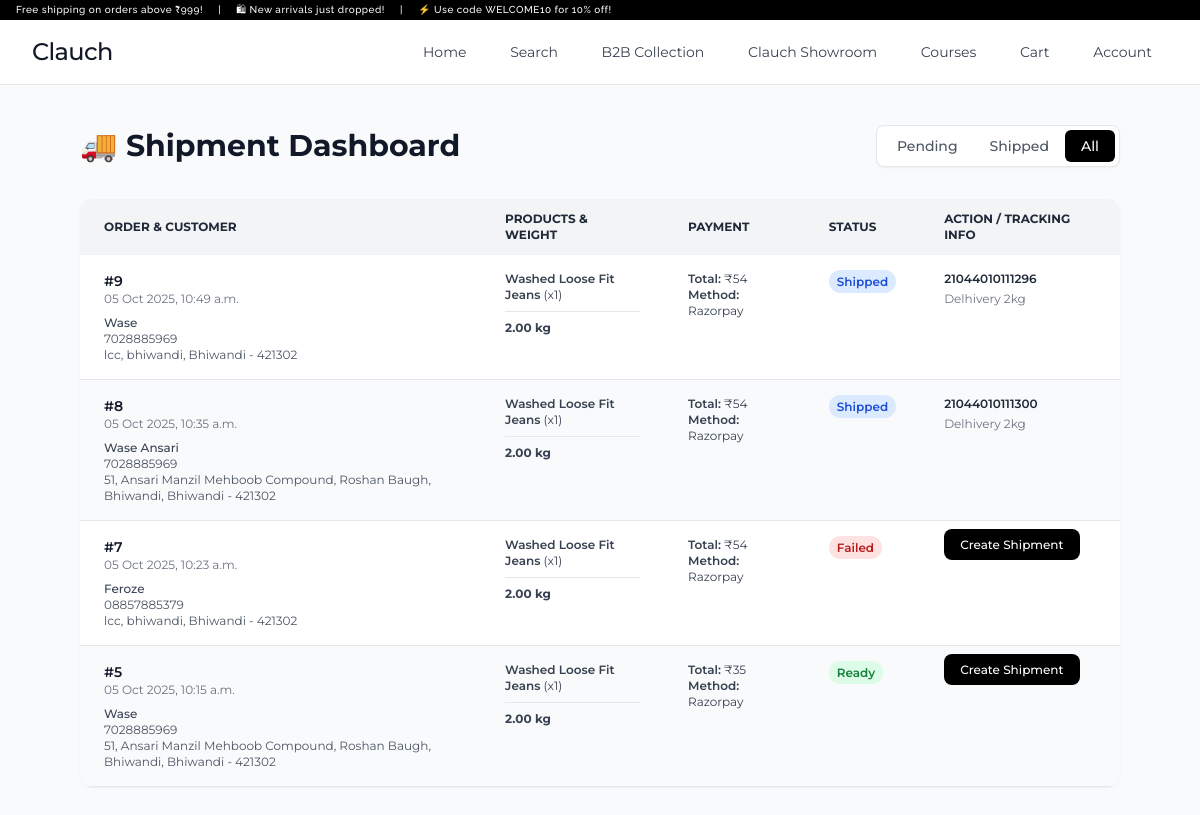
Page /order/admin/shipments/all/ (signed in) on the committed database.
### order/models.py (models this page shows, shortened)
class Order(models.Model):
    PAYMENT_CHOICES = (
        ('COD', 'Cash on Delivery'),
        ('RZP', 'Razorpay'),
    )
    STATUS_CHOICES = (
        ('PENDING', 'Pending'),
        ('PAID', 'Paid'),
        ('SHIPMENT_FAILED', 'Shipment Failed'), # <-- NEW STATUS ADDED
        ('SHIPPED', 'Shipped'),
        ('DELIVERED', 'Delivered'),
        ('CANCELLED', 'Cancelled'),
    )
    user = models.ForeignKey(CustomUser, on_delete=models.CASCADE)
    full_name = models.CharField(max_length=100)
    phone = models.CharField(max_length=15)
    email = models.EmailField(blank=True)
    address = models.TextField()
    city = models.CharField(max_length=100)
    state = models.CharField(max_length=100)
    pincode = models.CharField(max_length=10)
    payment_method = models.CharField(max_length=10, choices=PAYMENT_CHOICES)
    payment_id = models.CharField(max_length=100, blank=True, null=True, help_text="The Razorpay Payment ID (pay_...)")
    razorpay_order_id = models.CharField(max_length=100, blank=True, null=True, help_text="The Razorpay Order ID (order_...)")
    status = models.CharField(max_length=20, choices=STATUS_CHOICES, default='PENDING')
    subtotal = models.DecimalField(max_digits=10, decimal_places=2, default=0.00, help_text="Total price of products before discount and shipping.")
    shipping_charge = models.DecimalField(max_digits=10, decimal_places=2, default=0.00)
    coupon_code = models.CharField(max_length=50, blank=True, null=True)
    discount_amount = models.DecimalField(max_digits=10, decimal_places=2, default=0.00)
    grand_total = models.DecimalField(max_digits=10, decimal_places=2, default=0.00, help_text="The final amount paid by the customer.")
    shipping_service_name = models.CharField(max_length=100, blank=True, null=True, default=None, help_text="e.g., Delhivery, XpressBees")
    tracking_id = models.CharField(max_length=100, blank=True, null=True, default=None, help_text="AWB Number from the courier")
    shipping_label_url = models.URLField(blank=True, null=True, default=None, help_text="URL to the shipping label PDF")
    created_at = models.DateTimeField(auto_now_add=True)

class OrderItem(models.Model):
    order = models.ForeignKey(Order, on_delete=models.CASCADE, related_name='items')
    product = models.ForeignKey(Product, on_delete=models.SET_NULL, null=True)
    color = models.ForeignKey(ProductColor, on_delete=models.SET_NULL, null=True)
    quantity = models.PositiveIntegerField()
    product_name = models.CharField(max_length=255)
    product_image = models.ImageField(upload_to='order_snapshots/')
    actual_price = models.DecimalField(max_digits=10, decimal_places=2)
    discount_price = models.DecimalField(max_digits=10, decimal_places=2, null=True, blank=True)
    price_per_piece_at_purchase = models.DecimalField(max_digits=10, decimal_places=2)
    total_pieces_in_set_at_purchase = models.PositiveIntegerField()

### order/views.py (the view)
# urls.py: path('admin/shipments/', views.admin_shipment_dashboard, name='admin_shipment_dashboard_default'), # Default view
@staff_member_required
def admin_shipment_dashboard(request, status_filter='pending'):
    base_query = Order.objects.filter(payment_method='RZP').exclude(
        status__in=['PENDING', 'CANCELLED', 'DELIVERED']
    )
    if status_filter == 'pending':
        orders_to_display = base_query.filter(Q(status='PAID') | Q(status='SHIPMENT_FAILED'))
        active_tab = 'pending'
    elif status_filter == 'shipped':
        orders_to_display = base_query.filter(status='SHIPPED')
        active_tab = 'shipped'
    else: # 'all'
        orders_to_display = base_query
        active_tab = 'all'
    orders_to_display = orders_to_display.prefetch_related('items__product').order_by('-created_at')
    processed_orders = []
    for order in orders_to_display:
        total_weight = sum([item.product.weight * item.quantity for item in order.items.all()])
        processed_orders.append({
            'order': order,
            'total_weight': total_weight,
        })
    context = {
        'orders': processed_orders,
        'active_tab': active_tab,
    }
    return render(request, 'order/admin_shipments.html', context)

### user/templates/order/admin_shipments.html (shortened to what this page needs)
{% extends "base.html" %}
{% block content %}
<div class="bg-gray-50 min-h-screen py-10 px-4 sm:px-8 lg:px-20 font-[Montserrat]">
  <div class="max-w-7xl mx-auto">
    <div class="flex flex-col sm:flex-row sm:justify-between sm:items-center mb-8">
      <h1 class="text-3xl font-bold text-gray-900">🚚 Shipment Dashboard</h1>
      <div class="mt-4 sm:mt-0 flex items-center border border-gray-200 rounded-lg p-1 bg-white shadow-sm">
        <a href="{% url 'admin_shipment_dashboard' status_filter='pending' %}"
           class="px-4 py-1.5 text-sm font-medium rounded-md transition {% if active_tab == 'pending' %}bg-black text-white{% else %}text-gray-600 hover:bg-gray-100{% endif %}">
           Pending
        </a>
        <a href="{% url 'admin_shipment_dashboard' status_filter='shipped' %}"
           class="px-4 py-1.5 text-sm font-medium rounded-md transition {% if active_tab == 'shipped' %}bg-black text-white{% else %}text-gray-600 hover:bg-gray-100{% endif %}">
           Shipped
        </a>
        <a href="{% url 'admin_shipment_dashboard' status_filter='all' %}"
           class="px-4 py-1.5 text-sm font-medium rounded-md transition {% if active_tab == 'all' %}bg-black text-white{% else %}text-gray-600 hover:bg-gray-100{% endif %}">
           All
        </a>
      </div>
    </div>
    <div class="bg-white rounded-xl shadow-sm overflow-x-auto">
      <table class="w-full text-sm text-left text-gray-700">
        <thead class="text-xs text-gray-800 uppercase bg-gray-100">
          <tr>
            <th scope="col" class="px-6 py-3">Order & Customer</th>
            <th scope="col" class="px-6 py-3">Products & Weight</th>
            <th scope="col" class="px-6 py-3">Payment</th>
            <th scope="col" class="px-6 py-3">Status</th>
            <th scope="col" class="px-6 py-3">Action / Tracking Info</th>
          </tr>
        </thead>
        <tbody>
          {% for data in orders %}
          <tr class="odd:bg-white even:bg-gray-50 border-b hover:bg-gray-100 align-top">
            <td class="px-6 py-4">
              <p class="font-semibold text-gray-900">#{{ data.order.id }}</p>
              <p class="text-xs text-gray-500">{{ data.order.created_at|date:"d M Y, P" }}</p>
              <div class="mt-2 text-xs">
                  <p class="font-medium">{{ data.order.full_name }}</p>
                  <p class="text-gray-600">{{ data.order.phone }}</p>
                  <p class="text-gray-600">{{ data.order.address }}, {{ data.order.city }} - {{ data.order.pincode }}</p>
              </div>
            </td>
            <td class="px-6 py-4">
                <ul class="space-y-2">
                    {% for item in data.order.items.all %}
                        <li class="text-xs">
                            <span class="font-semibold">{{ item.product_name }}</span> (x{{ item.quantity }})
                        </li>
                    {% endfor %}
                </ul>
                <p class="text-xs font-bold mt-2 pt-2 border-t">{{ data.total_weight|floatformat:2 }} kg</p>
            </td>
            <td class="px-6 py-4 text-xs">
                <p>
                    <span class="font-semibold">Total:</span> ₹{{ data.order.grand_total|floatformat:0 }}
                </p>
                <p>
                    <span class="font-semibold">Method:</span> {{ data.order.get_payment_method_display }}
                </p>
                </td>
            <td class="px-6 py-4">
              {% if data.order.status == 'SHIPMENT_FAILED' %}
                <span class="px-2 py-1 font-semibold text-xs leading-tight text-red-700 bg-red-100 rounded-full">Failed</span>
              {% elif data.order.status == 'PAID' %}
                <span class="px-2 py-1 font-semibold text-xs leading-tight text-green-700 bg-green-100 rounded-full">Ready</span>
              {% elif data.order.status == 'SHIPPED' %}
                <span class="px-2 py-1 font-semibold text-xs leading-tight text-blue-700 bg-blue-100 rounded-full">Shipped</span>
              {% endif %}
            </td>
            <td class="px-6 py-4 text-xs">
              {% if data.order.status == 'PAID' or data.order.status == 'SHIPMENT_FAILED' %}
                <a href="{% url 'create_shipment_for_order' data.order.id %}" class="font-medium text-white bg-black hover:bg-gray-800 py-2 px-4 rounded-lg whitespace-nowrap">
                  Create Shipment
                </a>
              {% elif data.order.status == 'SHIPPED' %}
                <div class="space-y-1">
                  <p class="font-semibold text-gray-800">{{ data.order.tracking_id }}</p>
                  <p class="text-gray-500">{{ data.order.shipping_service_name }}</p>
                </div>
              {% endif %}
            </td>
          </tr>
          {% empty %}
          <tr>
            <td colspan="5" class="text-center py-10 text-gray-500">
              No prepaid orders found for this filter.
            </td>
          </tr>
          {% endfor %}
        </tbody>
      </table>
    </div>
  </div>
</div>
{% endblock %}

### rows in the picture
Order: order.id "9", order.created_at "05 Oct 2025, 10:49 a.m.", order.full_name "Wase", order.phone "7028885969", order.address "lcc, bhiwandi", order.city "Bhiwandi", order.pincode "421302", total_weight "2.00", order.grand_total "54", order.payment_method "Razorpay", status "Shipped", order.tracking_id "21044010111296", order.shipping_service_name "Delhivery 2kg"
OrderItem: product_name "Washed Loose Fit Jeans", quantity "1"
Order: order.id "8", order.created_at "05 Oct 2025, 10:35 a.m.", order.full_name "Wase Ansari", order.phone "7028885969", order.address "51, Ansari Manzil Mehboob Compound, Roshan Baugh, Bhiwandi", order.city "Bhiwandi", order.pincode "421302", total_weight "2.00", order.grand_total "54", order.payment_method "Razorpay", status "Shipped", order.tracking_id "21044010111300", order.shipping_service_name "Delhivery 2kg"
OrderItem: product_name "Washed Loose Fit Jeans", quantity "1"
Order: order.id "7", order.created_at "05 Oct 2025, 10:23 a.m.", order.full_name "Feroze", order.phone "08857885379", order.address "lcc, bhiwandi", order.city "Bhiwandi", order.pincode "421302", total_weight "2.00", order.grand_total "54", order.payment_method "Razorpay", status "Failed"
OrderItem: product_name "Washed Loose Fit Jeans", quantity "1"
Order: order.id "5", order.created_at "05 Oct 2025, 10:15 a.m.", order.full_name "Wase", order.phone "7028885969", order.address "51, Ansari Manzil Mehboob Compound, Roshan Baugh, Bhiwandi", order.city "Bhiwandi", order.pincode "421302", total_weight "2.00", order.grand_total "35", order.payment_method "Razorpay", status "Ready"
OrderItem: product_name "Washed Loose Fit Jeans", quantity "1"
